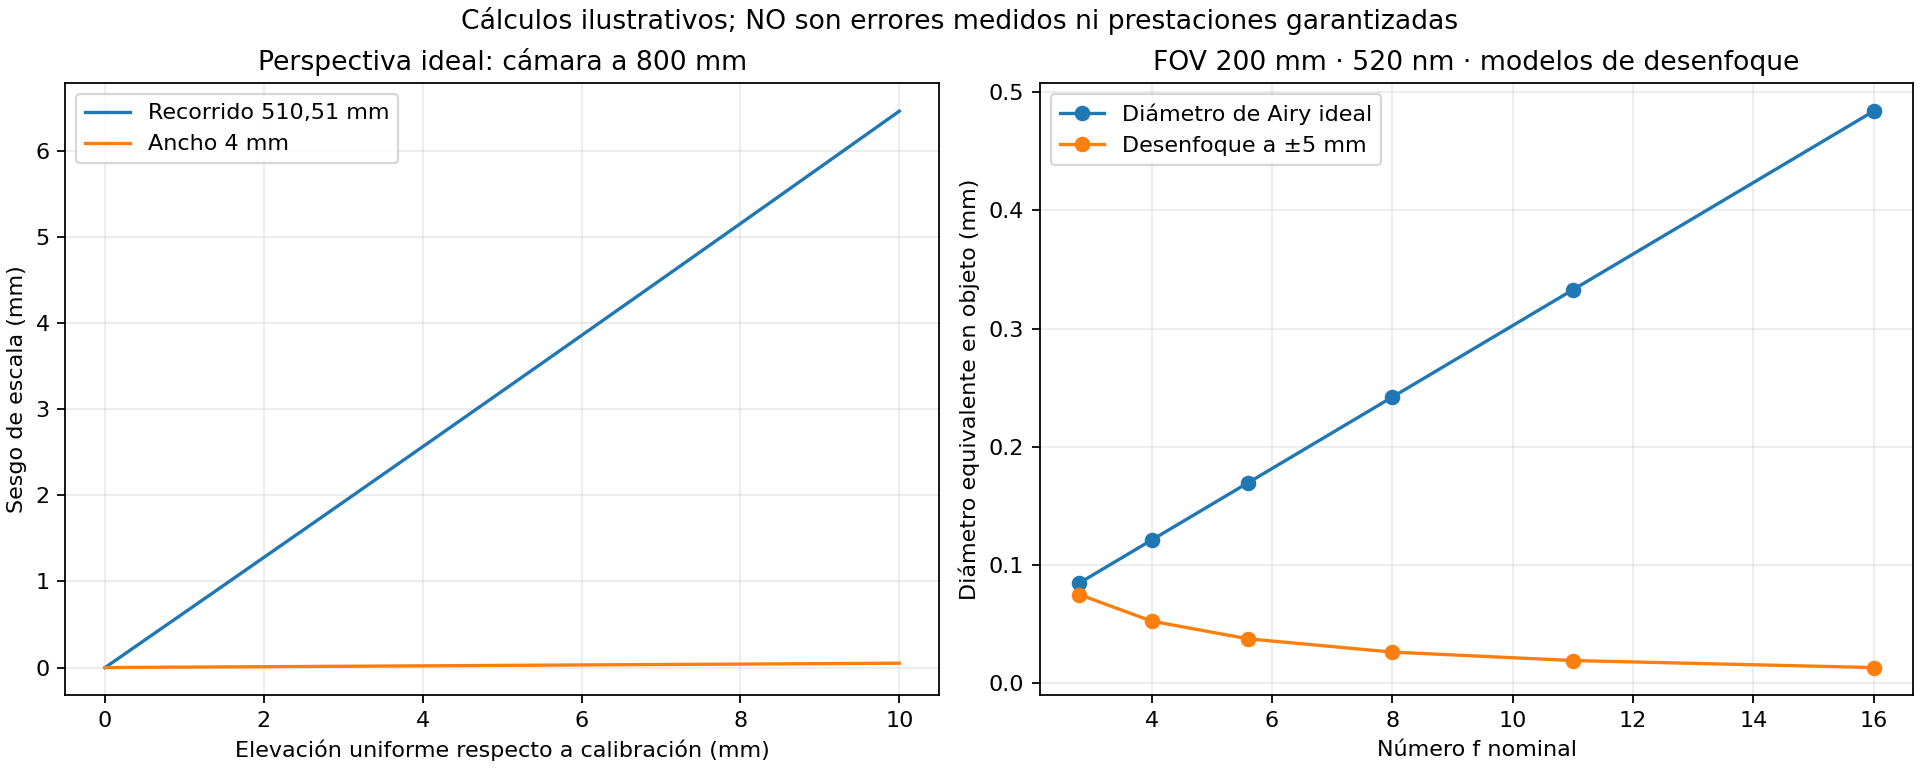

Write Python code to recreate this figure.
"""Modelos geométricos de investigación; no miden imágenes ni piezas reales.

Ejecutar desde cualquier directorio: py -3.11 -X utf8 geometry_sensitivity.py
Escribe resultados JSON y, si matplotlib está disponible, una figura PNG.
Geometría: arcos de hardware/mechanical/geometry/spiral_sensors.py.
Sin ajuste de propiedades físicas del polímero ni deformación mecánica simulada.
"""
from pathlib import Path
import json
import math

HERE = Path(__file__).resolve().parent
ARCS = [(13, 13, 0, 180, 360), (26, 0, 0, 0, 180),
        (39, 13, 0, 180, 360), (52, 0, 0, 0, 180),
        (65, 13, 0, 180, 270)]
L = sum(r * math.radians(b-a) for r, _, _, a, b in ARCS)


def sample(step):
    points = []
    cumulative = 0.0
    for r, cx, cy, a, b in ARCS:
        angle = math.radians(b-a)
        count = math.ceil(r*angle/step)
        for j in range(count+1):
            if points and j == 0:
                continue
            t = j/count
            theta = math.radians(a)+angle*t
            points.append((cx+r*math.cos(theta), cy+r*math.sin(theta),
                           cumulative+r*angle*t))
        cumulative += r*angle
    return points


def length(points):
    return sum(math.dist(a, b) for a, b in zip(points, points[1:]))


def cases(step):
    ref = sample(step)
    xmin = min(p[0] for p in ref)
    xmax = max(p[0] for p in ref)
    angle = math.asin(10/(xmax-xmin))
    return {
        'plana_z0': [(x, y, 0) for x, y, s in ref],
        'elevada_2mm': [(x, y, 2) for x, y, s in ref],
        'elevada_10mm': [(x, y, 10) for x, y, s in ref],
        'inclinada_rigida_10mm': [(x*math.cos(angle), y, (x-xmin)*math.sin(angle))
                                 for x, y, s in ref],
        'un_bulto_z10_xy_fijo': [(x, y, 10*math.sin(math.pi*s/L)**2)
                               for x, y, s in ref],
        'cinco_bultos_z10_xy_fijo': [(x, y, 10*math.sin(5*math.pi*s/L)**2)
                                   for x, y, s in ref],
    }


def measurements(step):
    result = {}
    for name, pts in cases(step).items():
        true = length(pts)
        ortho = length([(x, y) for x, y, z in pts])
        row = {'spatial_mm': true, 'orthographic_mm': ortho,
               'orthographic_minus_spatial_mm': ortho-true,
               'perspective': {}}
        for camera_z in [635, 800, 835, 1500]:
            projected = [(x*camera_z/(camera_z-z), y*camera_z/(camera_z-z))
                         for x, y, z in pts]
            apparent = length(projected)
            row['perspective'][str(camera_z)] = {
                'apparent_mm': apparent,
                'minus_spatial_mm': apparent-true,
                'minus_flat_nominal_mm': apparent-L,
            }
        result[name] = row
    return result


def digital_chain(pixel_mm):
    """8-neighbour chain of quantized curve; not skeletonization of an image.

    Dense rounding first visits orthogonal staircase intermediates. Shorten
    these locally whenever a direct 8-neighbour step reaches a later point.
    Otherwise the result tends towards a 4-neighbour/Manhattan estimator.
    """
    grid = []
    for x, y, s in sample(pixel_mm/20):
        point = (round(x/pixel_mm), round(y/pixel_mm))
        if not grid or point != grid[-1]:
            grid.append(point)
    chain = [grid[0]]
    index = 0
    while index < len(grid)-1:
        following = index+1
        while following+1 < len(grid) and max(
                abs(grid[following+1][axis]-grid[index][axis]) for axis in [0, 1]) <= 1:
            following += 1
        chain.append(grid[following])
        index = following
    return length(chain)*pixel_mm


def main():
    fine = measurements(0.005)
    coarse = measurements(0.01)
    max_change = max(abs(fine[k]['perspective'][z]['apparent_mm']
                         - coarse[k]['perspective'][z]['apparent_mm'])
                     for k in fine for z in fine[k]['perspective'])
    sensor_short = 3648*0.0024
    m = sensor_short/200
    apertures = []
    for n in [2.8, 4, 5.6, 8, 11, 16]:
        airy = 2.44*0.000520*n*(1+m)/m
        defocus = m*5/(n*(1+m))
        apertures.append({'f_number': n, 'airy_object_diameter_mm': airy,
                          'defocus_circle_object_mm_at_5mm': defocus})
    chain = [{'pixel_mm': p, 'chain_mm': digital_chain(p)}
             for p in [0.1, 200/3648, 150/3648, 0.02]]
    for row in chain:
        row['relative_bias_percent'] = 100*(row['chain_mm']/L-1)
    result = {
        'kind': 'synthetic_geometric_models_not_measurements',
        'nominal_centerline_mm': L,
        'coordinate_system': 'mm; optical axis x=y=0; calibration plane z=0; camera at z=Z',
        'assumptions': [
            'pinhole, no lens distortion, no occlusion, no pixel noise',
            'bump examples keep XY fixed and ADD spatial length; not inextensible bends',
            'rigid tilt preserves spatial length',
            'Airy and defocus are blur diameters, not uncertainty or dimensional error',
            'thin lens, pupil magnification one, 520nm, 200mm FOV short side',
            'grid chain is quantization of ideal centerline, not a validated image method',
        ],
        'convergence': {'steps_mm': [0.01, 0.005],
                        'max_perspective_length_change_mm': max_change,
                        'flat_arc_chord_error_mm': fine['plana_z0']['spatial_mm']-L,
                        'tilt_length_preservation_error_mm':
                            fine['inclinada_rigida_10mm']['spatial_mm']-fine['plana_z0']['spatial_mm']},
        'cases': fine,
        'aperture_models': apertures,
        'grid_chain': chain,
        'eight_neighbour_arc_asymptotic_ratio': 8*(math.sqrt(2)-1)/math.pi,
        'uniform_height_examples': [
            {'height_mm': h, 'length_bias_mm': L*h/(800-h), 'width4_bias_mm': 4*h/(800-h)}
            for h in [0.1, 1, 2, 5, 10]
        ],
        'sprue_tip_parallax_examples': [
            {'axis_offset_mm': r, 'sprue_height_mm': 100,
             'camera_distance_mm': 800, 'tip_shift_from_base_mm': r*100/(800-100)}
            for r in [0, 10, 30, 50]
        ],
        'plate_mass_g': {'borofloat_200x200x3': 20*20*0.3*2.23,
                         'pmma_200x200x5': 20*20*0.5*1.19,
                         'pmma_200x200x10': 20*20*1.0*1.19},
        'force_N_for_0_01g': 0.00001*9.80665,
    }
    (HERE/'geometry_sensitivity.json').write_text(
        json.dumps(result, ensure_ascii=False, indent=2)+'\n', encoding='utf-8')
    print(json.dumps({'nominal_mm': L, 'convergence': result['convergence'],
                      'apertures': apertures, 'grid_chain': chain,
                      'cases_Z800': {k: {'true_mm': v['spatial_mm'],
                                        'ortho_minus_true_mm': v['orthographic_minus_spatial_mm'],
                                        **v['perspective']['800']} for k, v in fine.items()}},
                     ensure_ascii=False, indent=2))
    try:
        import matplotlib
        matplotlib.use('Agg')
        import matplotlib.pyplot as plt
    except ImportError:
        print('Figura omitida: matplotlib no disponible; JSON generado.')
        return
    fig, axes = plt.subplots(1, 2, figsize=(12, 4.8), layout='constrained')
    height = [i/20 for i in range(201)]
    axes[0].plot(height, [L*h/(800-h) for h in height], label='Recorrido 510,51 mm')
    axes[0].plot(height, [4*h/(800-h) for h in height], label='Ancho 4 mm')
    axes[0].set(xlabel='Elevación uniforme respecto a calibración (mm)',
                ylabel='Sesgo de escala (mm)', title='Perspectiva ideal: cámara a 800 mm')
    axes[0].legend(); axes[0].grid(alpha=.25)
    axes[1].plot([r['f_number'] for r in apertures],
                 [r['airy_object_diameter_mm'] for r in apertures], 'o-', label='Diámetro de Airy ideal')
    axes[1].plot([r['f_number'] for r in apertures],
                 [r['defocus_circle_object_mm_at_5mm'] for r in apertures], 'o-', label='Desenfoque a ±5 mm')
    axes[1].set(xlabel='Número f nominal', ylabel='Diámetro equivalente en objeto (mm)',
                title='FOV 200 mm · 520 nm · modelos de desenfoque')
    axes[1].legend(); axes[1].grid(alpha=.25)
    fig.suptitle('Cálculos ilustrativos; NO son errores medidos ni prestaciones garantizadas', fontsize=12)
    fig.savefig(HERE/'geometry_sensitivity.png', dpi=160)
    plt.close(fig)


if __name__ == '__main__':
    main()
